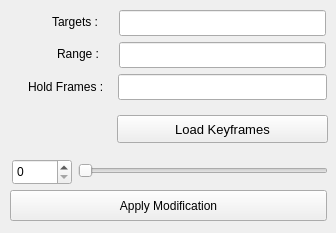
<?xml version="1.0" encoding="UTF-8"?>
<ui version="4.0">
 <class>Simplify</class>
 <widget class="QWidget" name="Simplify">
  <property name="geometry">
   <rect>
    <x>0</x>
    <y>0</y>
    <width>336</width>
    <height>233</height>
   </rect>
  </property>
  <property name="maximumSize">
   <size>
    <width>336</width>
    <height>233</height>
   </size>
  </property>
  <property name="windowTitle">
   <string>Simplify Graph</string>
  </property>
  <widget class="QSlider" name="adSld">
   <property name="geometry">
    <rect>
     <x>78</x>
     <y>161</y>
     <width>250</width>
     <height>20</height>
    </rect>
   </property>
   <property name="maximum">
    <number>100</number>
   </property>
   <property name="sliderPosition">
    <number>0</number>
   </property>
   <property name="orientation">
    <enum>Qt::Horizontal</enum>
   </property>
  </widget>
  <widget class="QLineEdit" name="frRg">
   <property name="geometry">
    <rect>
     <x>119</x>
     <y>42</y>
     <width>207</width>
     <height>26</height>
    </rect>
   </property>
   <property name="readOnly">
    <bool>true</bool>
   </property>
  </widget>
  <widget class="QPushButton" name="loBtn">
   <property name="geometry">
    <rect>
     <x>117</x>
     <y>115</y>
     <width>211</width>
     <height>28</height>
    </rect>
   </property>
   <property name="font">
    <font>
     <pointsize>10</pointsize>
     <weight>50</weight>
     <bold>false</bold>
    </font>
   </property>
   <property name="text">
    <string>Load Keyframes</string>
   </property>
  </widget>
  <widget class="QPushButton" name="apBtn">
   <property name="geometry">
    <rect>
     <x>10</x>
     <y>190</y>
     <width>317</width>
     <height>31</height>
    </rect>
   </property>
   <property name="text">
    <string>Apply Modification</string>
   </property>
  </widget>
  <widget class="QLineEdit" name="hdFr">
   <property name="geometry">
    <rect>
     <x>118</x>
     <y>74</y>
     <width>209</width>
     <height>26</height>
    </rect>
   </property>
   <property name="readOnly">
    <bool>false</bool>
   </property>
  </widget>
  <widget class="QLabel" name="rangeLabel">
   <property name="geometry">
    <rect>
     <x>57</x>
     <y>43</y>
     <width>51</width>
     <height>21</height>
    </rect>
   </property>
   <property name="text">
    <string>Range :</string>
   </property>
  </widget>
  <widget class="QLabel" name="holdLabel">
   <property name="geometry">
    <rect>
     <x>28</x>
     <y>76</y>
     <width>93</width>
     <height>21</height>
    </rect>
   </property>
   <property name="text">
    <string>Hold Frames :</string>
   </property>
  </widget>
  <widget class="QLabel" name="targetLabel">
   <property name="geometry">
    <rect>
     <x>52</x>
     <y>11</y>
     <width>61</width>
     <height>21</height>
    </rect>
   </property>
   <property name="text">
    <string>Targets :</string>
   </property>
  </widget>
  <widget class="QLineEdit" name="tgOj">
   <property name="geometry">
    <rect>
     <x>119</x>
     <y>10</y>
     <width>207</width>
     <height>26</height>
    </rect>
   </property>
   <property name="readOnly">
    <bool>true</bool>
   </property>
  </widget>
  <widget class="QSpinBox" name="numSl">
   <property name="geometry">
    <rect>
     <x>12</x>
     <y>159</y>
     <width>60</width>
     <height>26</height>
    </rect>
   </property>
   <property name="maximum">
    <number>100</number>
   </property>
  </widget>
 </widget>
 <resources/>
 <connections>
  <connection>
   <sender>numSl</sender>
   <signal>valueChanged(int)</signal>
   <receiver>adSld</receiver>
   <slot>setValue(int)</slot>
   <hints>
    <hint type="sourcelabel">
     <x>41</x>
     <y>171</y>
    </hint>
    <hint type="destinationlabel">
     <x>202</x>
     <y>170</y>
    </hint>
   </hints>
  </connection>
  <connection>
   <sender>adSld</sender>
   <signal>valueChanged(int)</signal>
   <receiver>numSl</receiver>
   <slot>setValue(int)</slot>
   <hints>
    <hint type="sourcelabel">
     <x>202</x>
     <y>170</y>
    </hint>
    <hint type="destinationlabel">
     <x>41</x>
     <y>171</y>
    </hint>
   </hints>
  </connection>
 </connections>
</ui>
